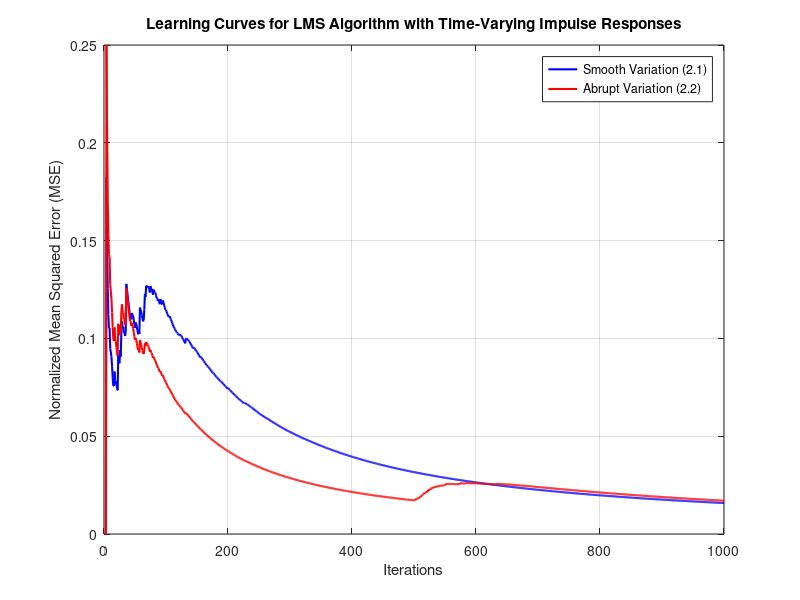
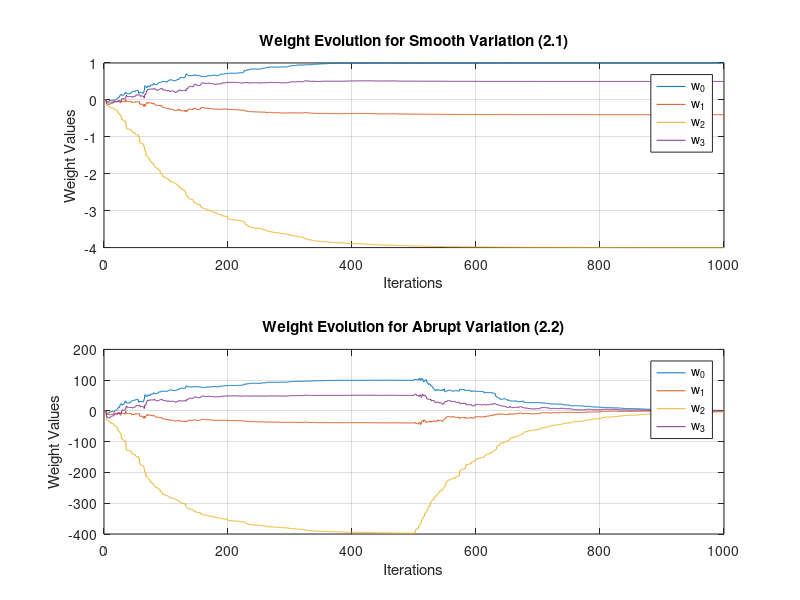

Write the MATLAB code that produced these figures, in order.

N = 1000; % Samples/deigmata
x = randn(1, N); % Input signal/sima eisodou
L = 4; % 4 coefficients/4 sidelestes
mu = 0.01; % Step size


mse_smooth = zeros(1, N);
mse_abrupt = zeros(1, N);


weights_smooth = zeros(N, L); % For smooth variation
weights_abrupt = zeros(N, L); % For abrupt variation

% Smooth Variation/Omalh metavolh
b_smooth = 1 ./ (1 + exp(-0.02 * (1:N))); % b(n) 
h_smooth = zeros(L, N);
for n = 1:N
    h_smooth(:, n) = b_smooth(n) * [1; -0.4; -4; 0.5]; 
end

% d(n)
d_smooth = zeros(1, N);
for n = L:N
    d_smooth(n) = h_smooth(:, n)' * flip(x(n-L+1:n))'; 
end

% Lms implementation/ilopoihsh lms
w = zeros(1, L); 
for n = L:N
    X = x(n:-1:n-L+1); 
    y = w * X'; % filter output/eksodos filtrou
    e = d_smooth(n) - y; % Error of filter output signal compared to the desired signal/sfalma eksodou
    w = w + mu * e * X; % New filter coefficients/Enimerosi sideleston me kathe epanalipsi
    weights_smooth(n, :) = w; 
    mse_smooth(n) = e^2; 
end

% Abrupt Variation/akariaia metavolh
b_abrupt = [ones(1, 500) * 100, zeros(1, 500)]; % b(n) 
h_abrupt = zeros(L, N);
for n = 1:N
    h_abrupt(:, n) = b_abrupt(n) * [1; -0.4; -4; 0.5]; 
end

% d(n)
d_abrupt = zeros(1, N);
for n = L:N
    d_abrupt(n) = h_abrupt(:, n)' * flip(x(n-L+1:n))'; % Transpose flip result
end

% Lms implementation/ilopoihsh lms
w = zeros(1, L); 
for n = L:N
    X = x(n:-1:n-L+1); 
    y = w * X'; % filter output/eksodos filtrou
    e = d_abrupt(n) - y; % Error of filter output signal compared to the desired signal/sfalma eksodou
    w = w + mu * e * X; % New filter coefficients/Enimerosi sideleston me kathe epanalipsi
    weights_abrupt(n, :) = w; 
    mse_abrupt(n) = e^2; 
end

% Normalize MSE for comparison
mse_smooth = mse_smooth / max(mse_smooth); 
mse_abrupt = mse_abrupt / max(mse_abrupt); 


figure;
plot(1:N, cumsum(mse_smooth) ./ (1:N), 'b', 'LineWidth', 1.5); hold on;
plot(1:N, cumsum(mse_abrupt) ./ (1:N), 'r', 'LineWidth', 1.5);
title('Learning Curves for LMS Algorithm with Time-Varying Impulse Responses');
xlabel('Iterations');
ylabel('Normalized Mean Squared Error (MSE)');
legend('Smooth Variation (2.1)', 'Abrupt Variation (2.2)');
grid on;


figure;
subplot(2, 1, 1);
plot(weights_smooth);
title('Weight Evolution for Smooth Variation (2.1)');
xlabel('Iterations');
ylabel('Weight Values');
legend('w_0', 'w_1', 'w_2', 'w_3');
grid on;

subplot(2, 1, 2);
plot(weights_abrupt);
title('Weight Evolution for Abrupt Variation (2.2)');
xlabel('Iterations');
ylabel('Weight Values');
legend('w_0', 'w_1', 'w_2', 'w_3');
grid on;


disp('Final Weights for Smooth Variation:');
disp(weights_smooth(end, :));

disp('Final Weights for Abrupt Variation:');
disp(weights_abrupt(end, :));
